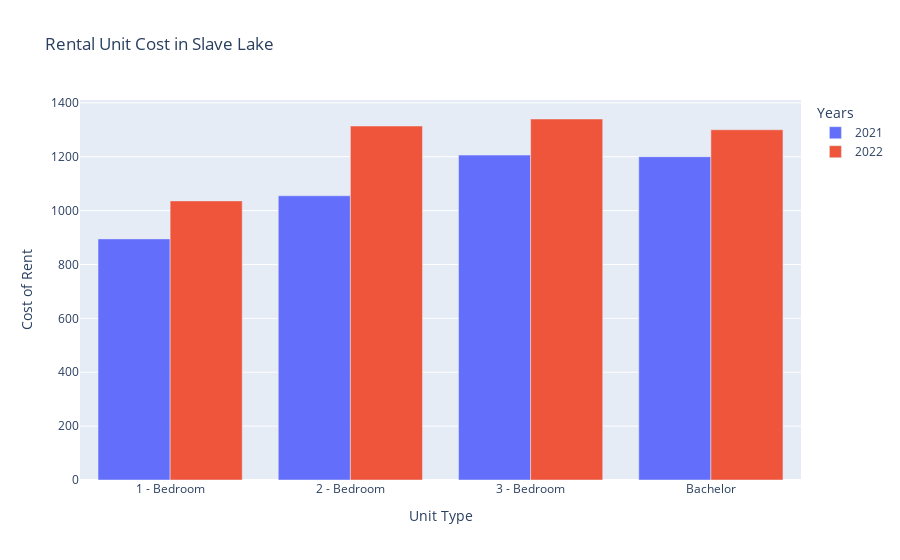

The code cell stored with this chart in its notebook:
### Markdown cell above
yaxis layout = https://plotly.com/python/reference/layout/yaxis/

### Code cell
slave_lake_df["2021"] = slave_lake_df["2021"].str.replace(",", "").astype(int)
slave_lake_df["2022"] = slave_lake_df["2022"].str.replace(",", "").astype(int)

slave_lake_long = slave_lake_df.melt(id_vars="Unit Type", value_vars=["2021", "2022"],var_name="Years", value_name="Rent")

Slave_lake = px.bar(slave_lake_long,
                    x = "Unit Type",
                    y = "Rent",
                    color= "Years",
                    barmode="group",
                    title = "Rental Unit Cost in Slave Lake",
                    labels = {"Rent": "Cost of Rent"}
                    )



Slave_lake

### Figure 1 — Plotly figure (JSON) as saved in the notebook; plotly's stock layout.template omitted (floating-point values rounded to 4 significant figures)
{"data": [{"alignmentgroup": "True", "hovertemplate": "Years=2021<br>Unit Type=%{x}<br>Cost of Rent=%{y}<extra></extra>", "legendgroup": "2021", "marker": {"color": "#636efa", "pattern": {"shape": ""}}, "name": "2021", "offsetgroup": "2021", "orientation": "v", "showlegend": true, "textposition": "auto", "type": "bar", "x": ["1 - Bedroom", "2 - Bedroom", "3 - Bedroom", "Bachelor"], "xaxis": "x", "y": [895, 1055, 1206, 1200], "yaxis": "y"}, {"alignmentgroup": "True", "hovertemplate": "Years=2022<br>Unit Type=%{x}<br>Cost of Rent=%{y}<extra></extra>", "legendgroup": "2022", "marker": {"color": "#EF553B", "pattern": {"shape": ""}}, "name": "2022", "offsetgroup": "2022", "orientation": "v", "showlegend": true, "textposition": "auto", "type": "bar", "x": ["1 - Bedroom", "2 - Bedroom", "3 - Bedroom", "Bachelor"], "xaxis": "x", "y": [1036, 1314, 1340, 1300], "yaxis": "y"}], "layout": {"barmode": "group", "legend": {"title": {"text": "Years"}, "tracegroupgap": 0}, "title": {"text": "Rental Unit Cost in Slave Lake"}, "xaxis": {"anchor": "y", "domain": [0, 1], "title": {"text": "Unit Type"}}, "yaxis": {"anchor": "x", "domain": [0, 1], "title": {"text": "Cost of Rent"}}}}
